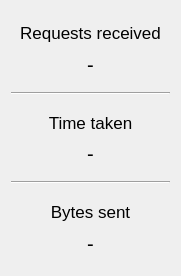
                   <widget class="QWidget" name="scrollAreaContent_StatsGlob_Work">
                    <property name="geometry">
                     <rect>
                      <x>0</x>
                      <y>0</y>
                      <width>181</width>
                      <height>276</height>
                     </rect>
                    </property>
                    <layout class="QGridLayout" name="gridLayout_42">
                     <item row="4" column="0">
                      <widget class="QFrame" name="frame_StatsGlob_Work_3">
                       <layout class="QGridLayout" name="gridLayout_40">
                        <item row="0" column="0">
                         <widget class="QLabel" name="label_StatsGlob_Work_Sent">
                          <property name="maximumSize">
                           <size>
                            <width>16777215</width>
                            <height>32</height>
                           </size>
                          </property>
                          <property name="font">
                           <font>
                            <pointsize>13</pointsize>
                           </font>
                          </property>
                          <property name="text">
                           <string>Bytes sent</string>
                          </property>
                          <property name="alignment">
                           <set>Qt::AlignCenter</set>
                          </property>
                         </widget>
                        </item>
                        <item row="1" column="0">
                         <widget class="QLabel" name="label_StatsGlob_Work_Sent_Count">
                          <property name="maximumSize">
                           <size>
                            <width>16777215</width>
                            <height>32</height>
                           </size>
                          </property>
                          <property name="font">
                           <font>
                            <pointsize>15</pointsize>
                           </font>
                          </property>
                          <property name="text">
                           <string notr="true">-</string>
                          </property>
                          <property name="alignment">
                           <set>Qt::AlignCenter</set>
                          </property>
                         </widget>
                        </item>
                       </layout>
                      </widget>
                     </item>
                     <item row="1" column="0">
                      <widget class="Line" name="gline_StatsGlob_Work_1">
                       <property name="orientation">
                        <enum>Qt::Horizontal</enum>
                       </property>
                      </widget>
                     </item>
                     <item row="0" column="0">
                      <widget class="QFrame" name="frame_StatsGlob_Work_1">
                       <layout class="QGridLayout" name="gridLayout_39">
                        <item row="0" column="0">
                         <widget class="QLabel" name="label_StatsGlob_Work_Req">
                          <property name="maximumSize">
                           <size>
                            <width>16777215</width>
                            <height>32</height>
                           </size>
                          </property>
                          <property name="font">
                           <font>
                            <pointsize>13</pointsize>
                           </font>
                          </property>
                          <property name="text">
                           <string>Requests received</string>
                          </property>
                          <property name="alignment">
                           <set>Qt::AlignCenter</set>
                          </property>
                         </widget>
                        </item>
                        <item row="1" column="0">
                         <widget class="QLabel" name="label_StatsGlob_Work_Req_Count">
                          <property name="maximumSize">
                           <size>
                            <width>16777215</width>
                            <height>32</height>
                           </size>
                          </property>
                          <property name="font">
                           <font>
                            <pointsize>15</pointsize>
                           </font>
                          </property>
                          <property name="text">
                           <string notr="true">-</string>
                          </property>
                          <property name="alignment">
                           <set>Qt::AlignCenter</set>
                          </property>
                         </widget>
                        </item>
                       </layout>
                      </widget>
                     </item>
                     <item row="2" column="0">
                      <widget class="QFrame" name="frame_StatsGlob_Work_2">
                       <layout class="QGridLayout" name="gridLayout_41">
                        <item row="0" column="0">
                         <widget class="QLabel" name="label_StatsGlob_Work_Time">
                          <property name="maximumSize">
                           <size>
                            <width>16777215</width>
                            <height>32</height>
                           </size>
                          </property>
                          <property name="font">
                           <font>
                            <pointsize>13</pointsize>
                           </font>
                          </property>
                          <property name="text">
                           <string>Time taken</string>
                          </property>
                          <property name="alignment">
                           <set>Qt::AlignCenter</set>
                          </property>
                         </widget>
                        </item>
                        <item row="1" column="0">
                         <widget class="QLabel" name="label_StatsGlob_Work_Time_Count">
                          <property name="maximumSize">
                           <size>
                            <width>16777215</width>
                            <height>32</height>
                           </size>
                          </property>
                          <property name="font">
                           <font>
                            <pointsize>15</pointsize>
                           </font>
                          </property>
                          <property name="text">
                           <string notr="true">-</string>
                          </property>
                          <property name="alignment">
                           <set>Qt::AlignCenter</set>
                          </property>
                         </widget>
                        </item>
                       </layout>
                      </widget>
                     </item>
                     <item row="3" column="0">
                      <widget class="Line" name="gline_StatsGlob_Work_2">
                       <property name="orientation">
                        <enum>Qt::Horizontal</enum>
                       </property>
                      </widget>
                     </item>
                    </layout>
                   </widget>
